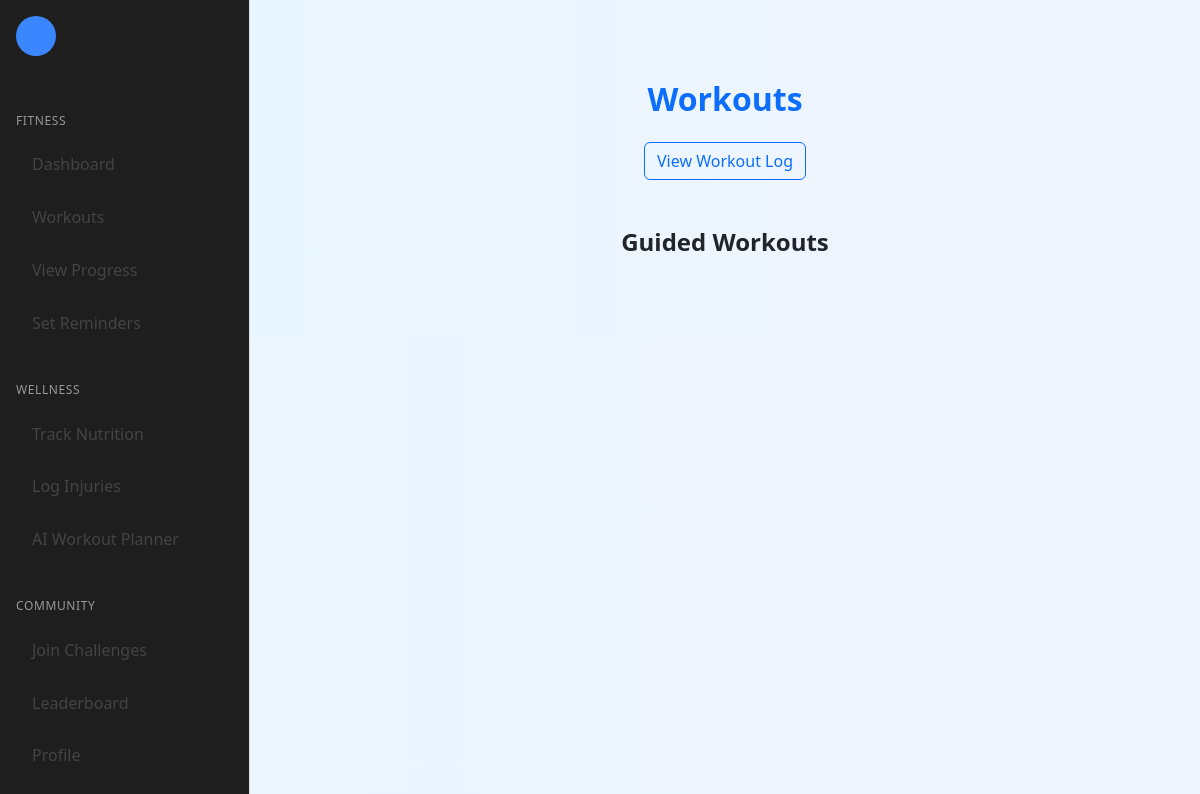
Before: /workouts/ with the older database file.
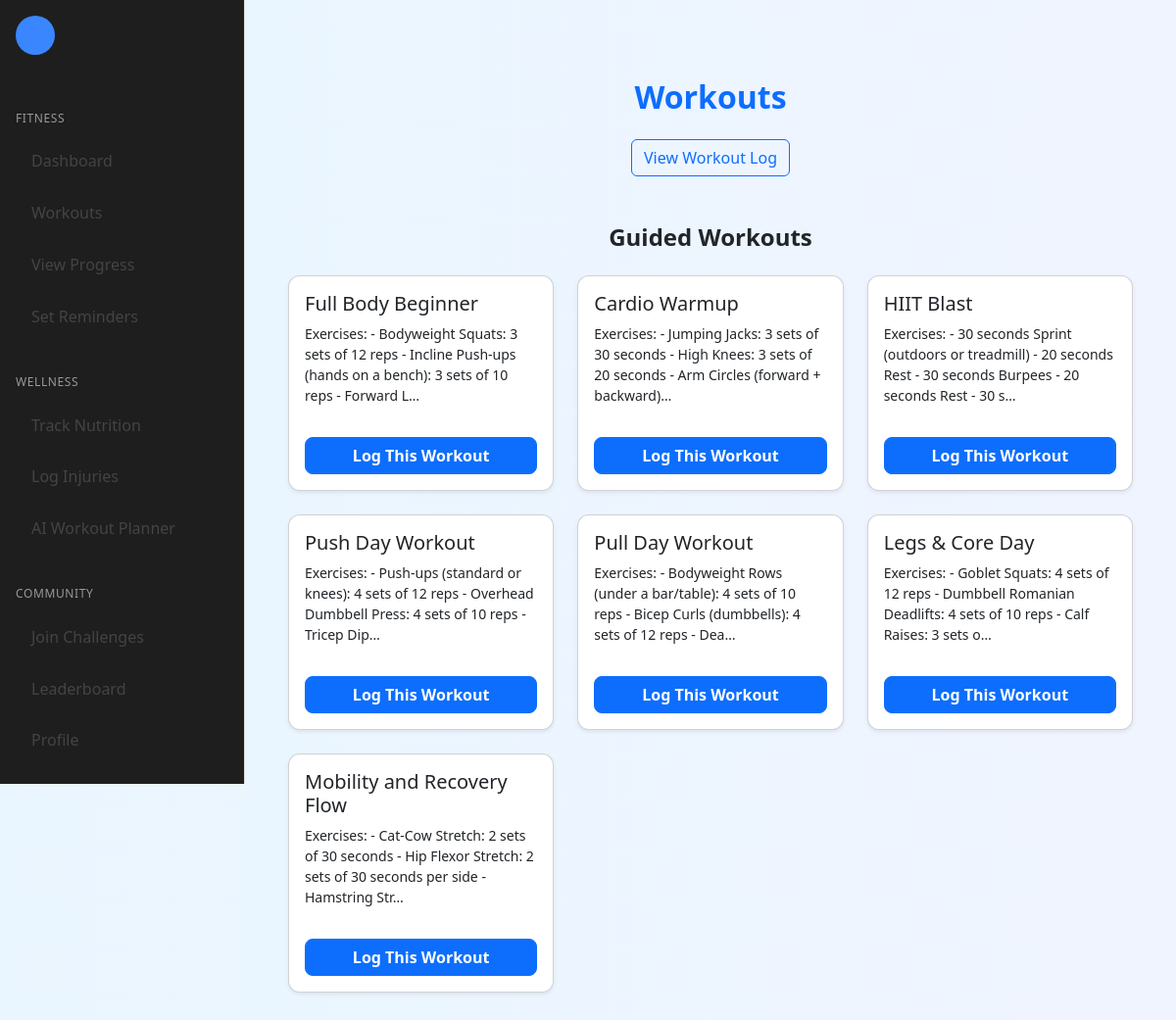
After: the same page with the newer database file.
### workouts/models.py (models this page shows, shortened)
class GuidedWorkout(models.Model):
    title = models.CharField(max_length=100)
    level = models.CharField(max_length=20, choices=[("beginner", "Beginner"), ("athlete", "Athlete")])
    description = models.TextField()
    video_url = models.URLField(blank=True)
    duration_minutes = models.PositiveIntegerField()
    created_at = models.DateTimeField(auto_now_add=True)

### workouts/views.py (the view)
# urls.py: path('', views.workouts_home_view, name='workouts_home'),
def workouts_home_view(request):
    profile = None
    if request.user.is_authenticated:
        try:
            profile = Profile.objects.get(user=request.user)
        except Profile.DoesNotExist:
            profile = None  # or redirect to create profile if needed
    guided_workouts = GuidedWorkout.objects.all()
    show_custom_form = False
    if hasattr(request.user, 'profile') and request.user.profile.level == 'athlete':
        show_custom_form = True
    if request.method == 'POST':
        if 'guided_workout_id' in request.POST:
            workout_id = request.POST.get('guided_workout_id')
            guided = GuidedWorkout.objects.get(id=workout_id)
            WorkoutLog.objects.create(
                user=request.user,
                workout_type='cardio',  # default (later we can add smarter logic)
                exercise_name=guided.title,
                duration=guided.duration_minutes,
                notes=guided.description,
                date=request.POST.get('date') or datetime.date.today()
            )
            return redirect('workouts_home')
        else:
            form = WorkoutLogForm(request.POST)
            if form.is_valid():
                workout = form.save(commit=False)
                workout.user = request.user
                workout.save()
                return redirect('workouts_home')
    else:
        form = WorkoutLogForm()
    return render(request, 'workouts/workouts_home.html', {
        'guided_workouts': guided_workouts,
        'show_custom_form': show_custom_form,
        'form': form,
        'profile': profile,
    })

### workouts/templates/workouts/workouts_home.html (shortened to what this page needs)
{% extends "base.html" %}
{% block content %}
<div class="container py-5">
  <h2 class="text-center fw-bold text-primary mb-4">Workouts</h2>
  <div class="text-center mb-5">
    <a href="{% url 'workout_log' %}" class="btn btn-outline-primary">
      View Workout Log
    </a>
  </div>
  <h4 class="text-center fw-semibold mb-4">Guided Workouts</h4>
  <div class="row row-cols-1 row-cols-md-2 row-cols-lg-3 g-4">
    {% for workout in guided_workouts %}
    <div class="col">
      <div class="card shadow-sm h-100 workout-card" data-bs-toggle="modal" data-bs-target="#workoutModal{{ workout.id }}">
        <div class="card-body d-flex flex-column">
          <h5 class="card-title">{{ workout.title }}</h5>
          <p class="card-text small flex-grow-1">
            {{ workout.description|truncatechars:120 }}
          </p>
          <form method="post" class="mt-3">
            <button type="submit" class="btn btn-primary w-100">Log This Workout</button>
          </form>
        </div>
      </div>
    </div>
    {% endfor %}
  </div>
</div>
{% endblock %}

Changed rows visible on the page:
added GuidedWorkout: title "Full Body Beginner", description "Exercises: - Bodyweight Squats: 3 sets of 12 reps - Incline Push-ups (hands on a bench): 3 sets of 10 reps - Forward L…"
added GuidedWorkout: title "Cardio Warmup", description "Exercises: - Jumping Jacks: 3 sets of 30 seconds - High Knees: 3 sets of 20 seconds - Arm Circles (forward + backward)…"
added GuidedWorkout: title "HIIT Blast", description "Exercises: - 30 seconds Sprint (outdoors or treadmill) - 20 seconds Rest - 30 seconds Burpees - 20 seconds Rest - 30 s…"
added GuidedWorkout: title "Push Day Workout", description "Exercises: - Push-ups (standard or knees): 4 sets of 12 reps - Overhead Dumbbell Press: 4 sets of 10 reps - Tricep Dip…"
added GuidedWorkout: title "Pull Day Workout", description "Exercises: - Bodyweight Rows (under a bar/table): 4 sets of 10 reps - Bicep Curls (dumbbells): 4 sets of 12 reps - Dea…"
added GuidedWorkout: title "Legs & Core Day", description "Exercises: - Goblet Squats: 4 sets of 12 reps - Dumbbell Romanian Deadlifts: 4 sets of 10 reps - Calf Raises: 3 sets o…"
added GuidedWorkout: title "Mobility and Recovery Flow", description "Exercises: - Cat-Cow Stretch: 2 sets of 30 seconds - Hip Flexor Stretch: 2 sets of 30 seconds per side - Hamstring Str…"
